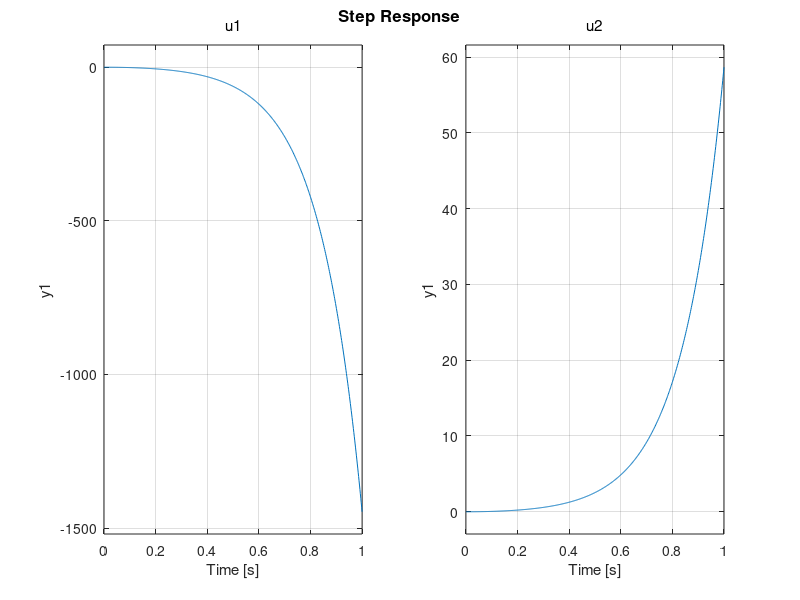
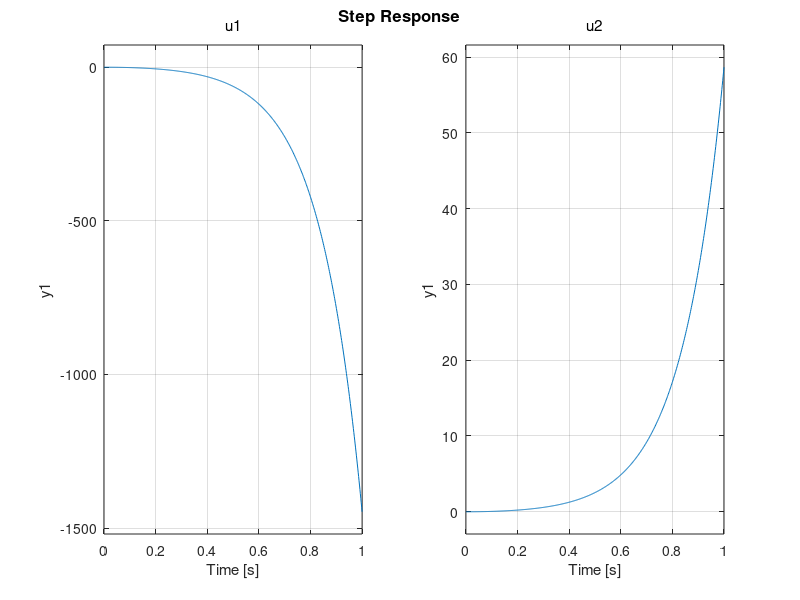

Reproduce these figures in MATLAB, in order.
close all
clear

%% Parametry
m = .00575;
g = 9.81;
FemP1 = .017521;
FemP2 = .0058231;
f1 = .00014142;
f2 = .0045626;
ki = 2.5165;
ci = .0243;
d = .0792;
bd = .06;
xd = d-bd;
x10 = .008;
x20 = 0;
x30 = .75;
u10 = 0.2883767137;

%% Sprawdzenie stabilności, sterowalności i obserwowalności
a21 = 1/(2*m)*x30^2*FemP1/FemP2*exp(-x10/FemP2); 
a23 = -1/(m)*x30*FemP1/FemP2*exp(-x10/FemP2); 
a31 = 1/f1*exp(x10/f2)*(ki*u10+ci-x30); 
a33 = -f2/f1*exp(x10/f2);
b31 = ki*f2/f1*exp(x10/f2);
A = [0 1 0; a21 0 a23; a31 0 a33];
B = [0 0; 0 g; b31 0];
C = [1 0 0];
D = 0;

eigenValues = eig(A)
% Wektor wartości własnych to:
% [6.10364663296979;-6.10364662992174;-186.289135085222]
% Na podstawie kryterium stabilności Routh'a stwierdzamy, że układ jest
% niestabilny, ponieważ następuje zmiana znaku 6,1036... -> -6,1036...

controlability = ctrb(A, B);
rankCtrb = rank(controlability);
% Układ jest sterowalny, ponieważ rząd macierzy sterowalności oraz liczba 
% zmiennych stanu jest równa 3

observability = obsv(A, C);
rankObsv = rank(observability);
% Układ jest obserwowalny, ponieważ rząd macierzy obserwowalności oraz x
% zmiennych stanu jest równa 3

%% Sprawdzenie jakie wartości wymuszeń spowodują przyciągnięcie kuli. Zbadanie odpowiedzi skokowej w układzie otwartym.
ob = ss(A, B, C, D);
step(ob)
sys1 = tf(ob)
figure;
step(sys1)

